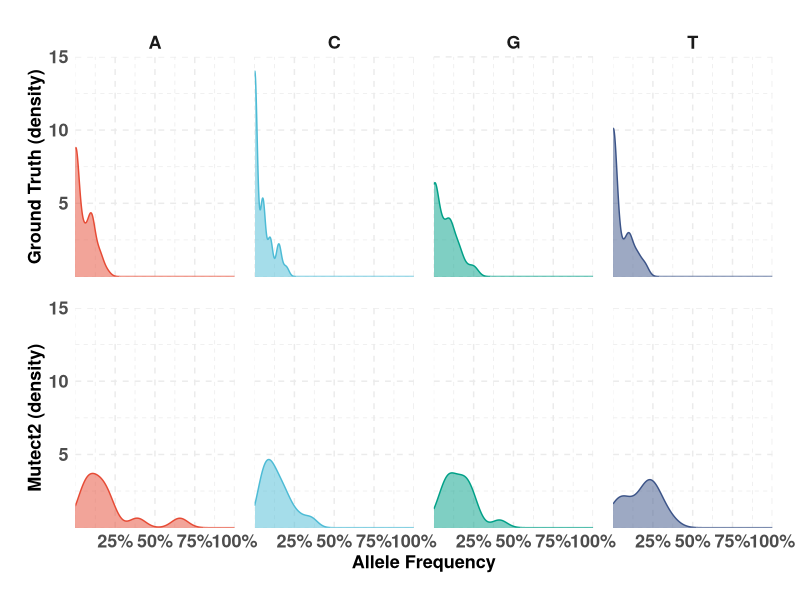
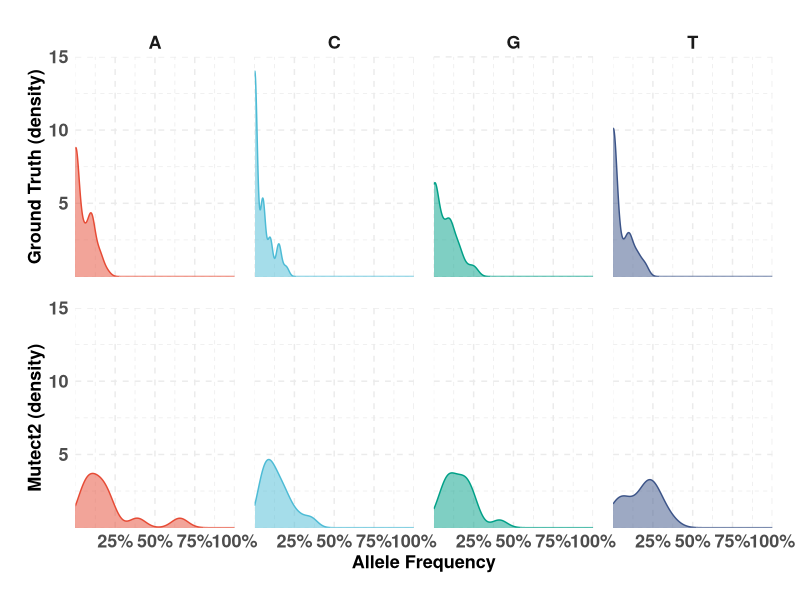
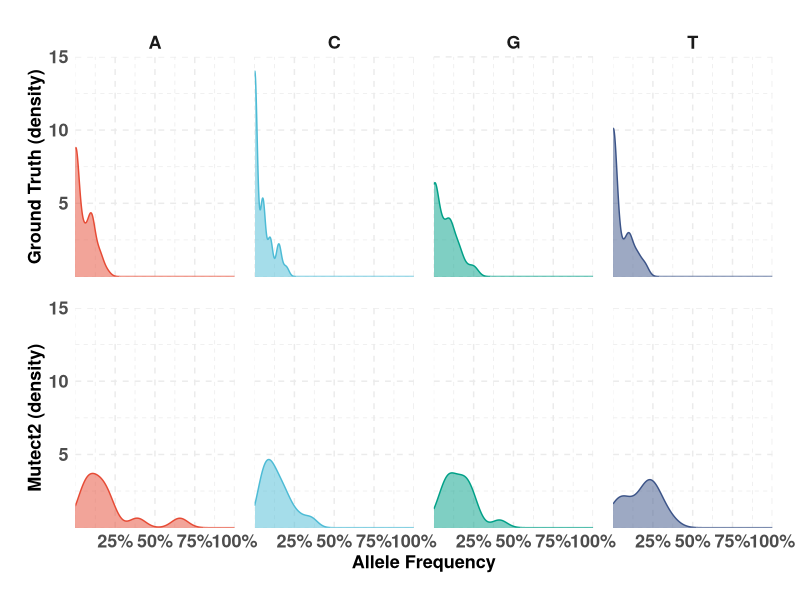

Source code (R) for these figures, in order:



# rm(list = ls())
gc()

library(data.table)
library(stringr)
library(ggplot2)
library(ggsci)

df = fread("Ground_truth_vs_Mutect2.clean.annotated.tsv")

df[which(df$`Mutect2 ALT` == "")]$`Mutect2 ALT` = NA


df = df[, c(
    "POS", 
    "Ground Truth AF",
    "Ground Truth ALT",
    "Mutect2 ALT",
    "Mutect2 AF"
), with = FALSE] |>
    unique()

 gr1 = ggplot(data = df[, 1:3], aes(x = `Ground Truth AF`)) +
    
    geom_density(aes(color = `Ground Truth ALT`, fill = `Ground Truth ALT`),
                 alpha = .5) +
    
    scale_x_continuous(expand = c(0, 0), breaks = c(.25, .5, .75, 1), limits = c(0, 1), labels = scales::percent) +
    scale_y_continuous(expand = c(0, 0), limits = c(0, 15), breaks = c(5, 10, 15)) +
    
    scale_fill_npg() +
    scale_color_npg() +
    
    facet_wrap(vars(`Ground Truth ALT`), nrow = 1) +
    
    theme_minimal() +
    
    theme(
        legend.position = "none",
        
        axis.title.x = element_blank(),
        axis.title.y = element_text(face = "bold", size = 13),
        strip.text = element_text(face = "bold", size = 13),
        axis.text.y = element_text(face = "bold", size = 13),
        axis.text.x = element_blank(),
        
        panel.spacing = unit(1, "lines"),
        
        panel.grid = element_line(linetype = "dashed")
    ) +
    
    labs(y = "Ground Truth (density)")


gr2 = ggplot(data = df[which(!is.na(`Mutect2 ALT`)), c(1, 4, 5)], aes(x = `Mutect2 AF`)) +
    
    geom_density(aes(color = `Mutect2 ALT`, fill = `Mutect2 ALT`),
                 alpha = .5) +
    
    scale_x_continuous(expand = c(0, 0), breaks = c(.25, .5, .75, 1), limits = c(0, 1), labels = scales::percent) +
    scale_y_continuous(expand = c(0, 0), limits = c(0, 15), breaks = c(5, 10, 15))+
    
    scale_fill_npg() +
    scale_color_npg() +
    
    facet_wrap(vars(`Mutect2 ALT`), nrow = 1) +
    
    theme_minimal() +
    
    theme(
        legend.position = "none",
        axis.title.x = element_text(face = "bold", size = 13),
        axis.title.y = element_text(face = "bold", size = 13),
        strip.text = element_blank(), # element_text(face = "bold", size = 13),
        axis.text.y = element_text(face = "bold", size = 13),
        axis.text.x = element_text(face = "bold", size = 13),
        
        panel.spacing = unit(1, "lines"),
        
        panel.grid = element_line(linetype = "dashed")
    ) +
    
    labs(
        x = "Allele Frequency",
        y = "Mutect2 (density)"
    )


library(patchwork)

multi = gr1 / gr2 &
    
    theme(
        plot.margin = margin(10, 10, 10, 10)
    )

ggsave(
    plot = multi, filename = "Plots/density-plot.pdf", device = cairo_pdf,
    width = 12, height = 10, units = "in"
)

ggsave(
    plot = multi, filename = "Plots/density-plot.svg",
    width = 12, height = 10, units = "in"
)

ggsave(
    plot = multi, filename = "Plots/density-plot.jpeg",
    width = 12, height = 10, units = "in", dpi = 600
)





